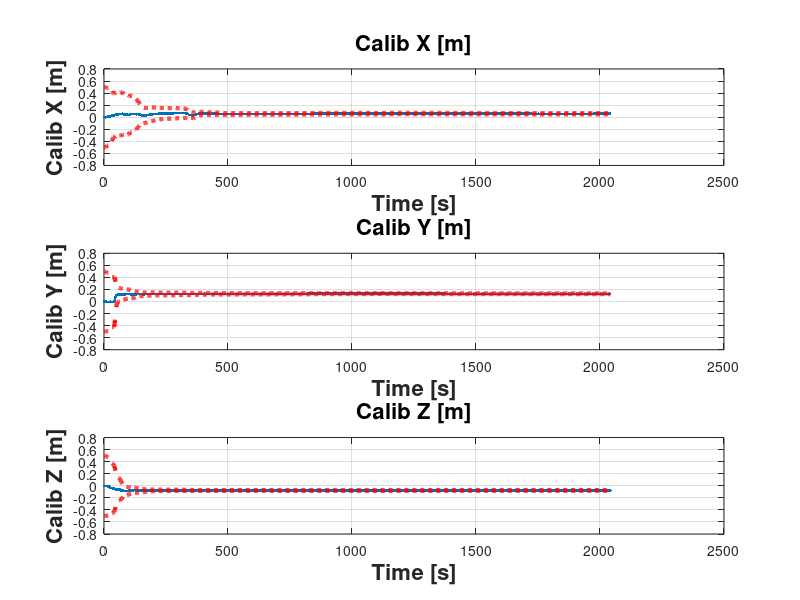

Source code (MATLAB): (Note: this script raises an error after producing the figure.)
clear all;
clc;
data_ext_calib = csvread('camimu_calib_extrinsic.csv');
quat = data_ext_calib(:, 1:4);
xyz = data_ext_calib(:, 5:7);
sigma_xyz = data_ext_calib(:, 11:13);
sigma_rxryrz = data_ext_calib(:, 8:10)*180/pi;
%%
figure('Name','Calibration XYZ KF','NumberTitle','off');
subplot(311)
plot(xyz(:,1),  '.', 'LineWidth', 3);
%hold off;
hold on;
plot(xyz(:,1) + sigma_xyz(:,1), '--r', 'LineWidth', 3);
hold on;
plot(xyz(:,1) - sigma_xyz(:,1), '--r', 'LineWidth', 3);
hold off;
ylabel('Calib X [m]','fontweight','bold','fontsize',16);
grid;
title('Calib X [m]','fontweight','bold','fontsize',16);
xlabel('Time [s]','fontweight','bold','fontsize',16)

subplot(312)
plot(xyz(:,2),  '.', 'LineWidth', 3);
%hold off;
hold on;
plot(xyz(:,2) + sigma_xyz(:,2), '--r', 'LineWidth', 3);
hold on;
plot(xyz(:,2) - sigma_xyz(:,2), '--r', 'LineWidth', 3);
hold off;
ylabel('Calib Y [m]','fontweight','bold','fontsize',16);
grid;
title('Calib Y [m]','fontweight','bold','fontsize',16);
xlabel('Time [s]','fontweight','bold','fontsize',16);

subplot(313)
plot(xyz(:,3),  '.', 'LineWidth', 3);
%hold off;
hold on;
plot(xyz(:,3) + sigma_xyz(:,3), '--r', 'LineWidth', 3);
hold on;
plot(xyz(:,3) - sigma_xyz(:,3), '--r', 'LineWidth', 3);
hold off;
ylabel('Calib Z [m]','fontweight','bold','fontsize',16);
grid;
title('Calib Z [m]','fontweight','bold','fontsize',16);
xlabel('Time [s]','fontweight','bold','fontsize',16);


%%
eulerangleDegrees = [];
for i=1:length(quat)
    eulerAngle = quaternion2euler([quat(i, 4), quat(i, 1), quat(i, 2), quat(i, 3)]);
    euler_x = eulerAngle(1)*180/pi;
    euler_y = eulerAngle(2)*180/pi;
    euler_z = eulerAngle(3)*180/pi;
    eulerangleDegrees = [eulerangleDegrees; [euler_x, euler_y, euler_z]];
end
eulerangleDegreesMinus = eulerangleDegrees - sigma_rxryrz;
eulerangleDegreesPlus = eulerangleDegrees + sigma_rxryrz;

%%
figure('Name','Rotation Calibration KF','NumberTitle','off');
subplot(311)
plot(eulerangleDegrees(:,1),  '.', 'LineWidth', 3);
hold on;
plot(eulerangleDegreesMinus(:,1), '--r', 'LineWidth', 3);
hold on;
plot(eulerangleDegreesPlus(:,1), '--r', 'LineWidth', 3);
hold off;
ylabel('Euler X','fontweight','bold','fontsize',16);
grid;
title('Euler X [deg]','fontweight','bold','fontsize',16);
xlabel('Time [s]','fontweight','bold','fontsize',16);
% ylim([170, 190]);
legend('Estimate', '1 \sigma bound');
set(gca,'FontSize', 24);

subplot(312)
plot(eulerangleDegrees(:,2), '.',  'LineWidth', 3);
hold on;
plot(eulerangleDegreesMinus(:,2),'--r', 'LineWidth', 3);
hold on;
plot(eulerangleDegreesPlus(:,2),'--r',  'LineWidth', 3);
hold off;
ylabel('Euler Y','fontweight','bold','fontsize',16);
grid;
title('Euler Y [deg]','fontweight','bold','fontsize',16);
xlabel('Time [s]','fontweight','bold','fontsize',16);
% ylim([-10, 10]);
legend('Estimate', '1 \sigma bound');
set(gca,'FontSize', 24);

subplot(313)
plot(eulerangleDegrees(:,3), '.',  'LineWidth', 3);
hold on;
plot(eulerangleDegreesMinus(:,3),'--r', 'LineWidth', 3);
hold on;
plot(eulerangleDegreesPlus(:,3),'--r',  'LineWidth', 3);
hold off;
ylabel('Euler Z','fontweight','bold','fontsize',16);
grid;
title('Euler Z [deg]','fontweight','bold','fontsize',16);
xlabel('Time [s]','fontweight','bold','fontsize',16);
% ylim([-10, 10]);
legend('Estimate', '1 \sigma bound');
set(gca,'FontSize', 24);
